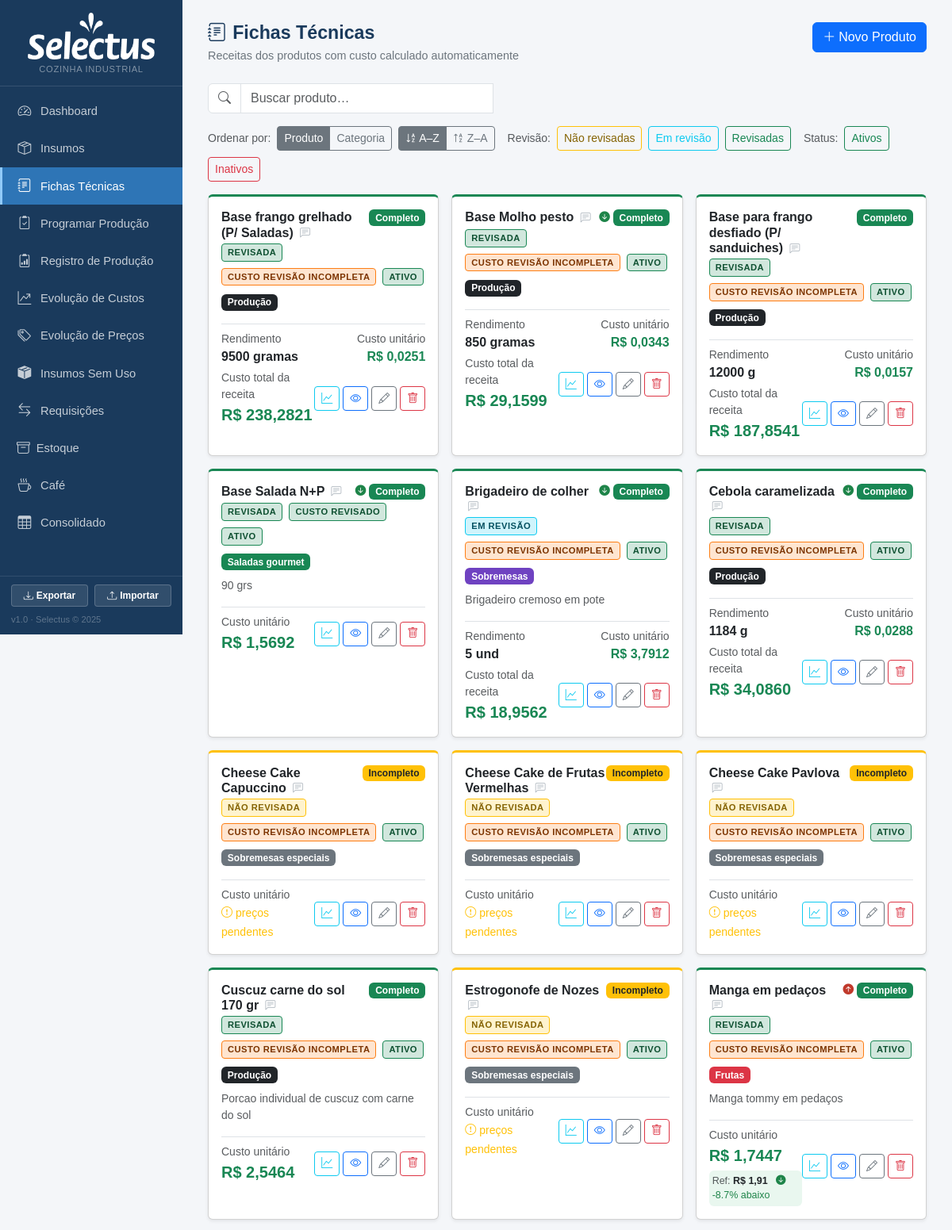
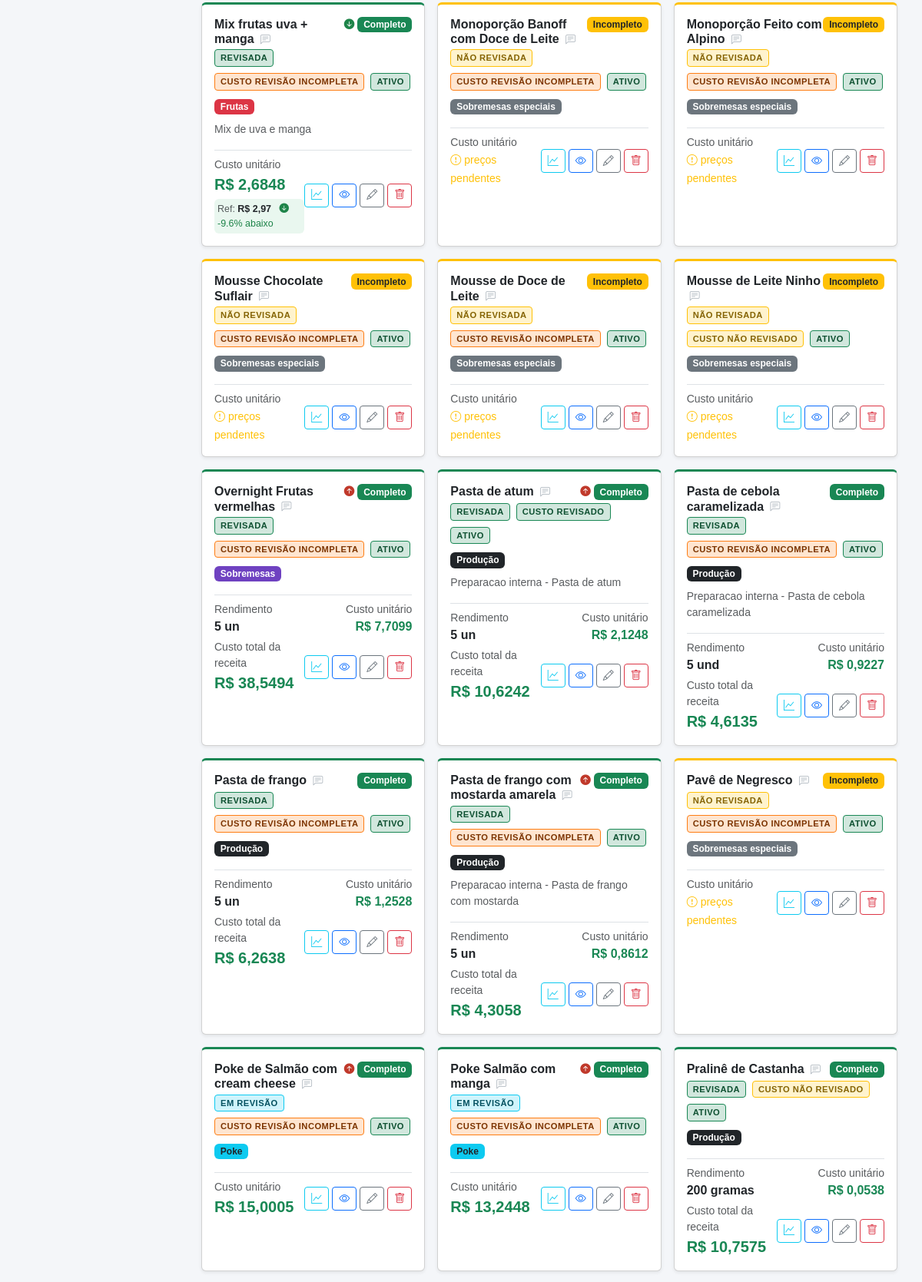
The app's page /fichas (upper part) with its own data (2 pictures, top to bottom).
### tables this page shows
CREATE TABLE produtos (
            id INTEGER PRIMARY KEY AUTOINCREMENT,
            nome TEXT NOT NULL,
            descricao TEXT,
            rendimento REAL DEFAULT 1,
            unidade_rendimento TEXT DEFAULT 'un'
        , categoria TEXT, valor_referencia REAL, status_revisao TEXT DEFAULT 'nao_revisada', status_revisao_custo TEXT DEFAULT 'nao_revisado', data_revisao TEXT, data_revisao_custo TEXT, ativo INTEGER NOT NULL DEFAULT 1, observacao TEXT);

### app.py (the view)
@app.route('/fichas')
def fichas_lista():
    db = get_db()
    prods = db.execute('SELECT * FROM produtos ORDER BY nome').fetchall()
    hist_rows = db.execute('''
        SELECT h.produto_id, h.custo_anterior, h.custo_novo, h.data_registro
        FROM historico_custo_fichas h
        WHERE h.id = (SELECT MAX(id) FROM historico_custo_fichas h2 WHERE h2.produto_id = h.produto_id)
    ''').fetchall()
    mudancas_custo = {r['produto_id']: dict(r) for r in hist_rows}
    rev_rows = db.execute('''
        SELECT ft.produto_id,
               SUM(CASE WHEN COALESCE(i.status_revisao_custo,'nao_revisado')='revisado' THEN 1 ELSE 0 END) AS revisados,
               COUNT(*) AS total
        FROM ficha_tecnica ft JOIN insumos i ON i.id = ft.insumo_id
        GROUP BY ft.produto_id
    ''').fetchall()
    custo_revisao_map = {}
    for rr in rev_rows:
        if rr['total'] == 0 or rr['revisados'] == 0:
            custo_revisao_map[rr['produto_id']] = 'nao_revisado'
        elif rr['revisados'] == rr['total']:
            custo_revisao_map[rr['produto_id']] = 'revisado'
        else:
            custo_revisao_map[rr['produto_id']] = 'incompleta'
    db.close()
    resultado = [{'p': p, **dict(zip(['custo','completo'], custo_produto(p['id'])))} for p in prods]
    for r in resultado:
        r['custo_revisao'] = custo_revisao_map.get(r['p']['id'], 'nao_revisado')
    cat_map = {nome: cls for nome, cls in CATEGORIAS}
    total_custo = sum(r['custo'] for r in resultado if r['completo'])
    n_completos = sum(1 for r in resultado if r['completo'])
    return render_template('fichas_lista.html', resultado=resultado, categorias=CATEGORIAS, cat_map=cat_map,
                           total_custo=total_custo, n_completos=n_completos, mudancas_custo=mudancas_custo)

### app.py (called while the page is built)
def _to_br(value, decimals):
    if value is None:
        return '—'
    s = f'{float(value):,.{decimals}f}'
    return s.replace(',', 'X').replace('.', ',').replace('X', '.')

@app.template_filter('brl')
def brl_filter(value, decimals=2):
    return 'R$ ' + _to_br(value, decimals)

def get_db():
    c = sqlite3.connect(DB)
    c.row_factory = sqlite3.Row
    c.execute("PRAGMA foreign_keys = ON")
    return c

def count_alertas():
    try:
        db = get_db()
        n = db.execute('''SELECT COUNT(*) FROM insumos
                          WHERE estoque_minimo > 0 AND COALESCE(estoque_atual,0) < estoque_minimo''').fetchone()[0]
        db.close()
        return n
    except:
        return 0

@app.context_processor
def inject_alertas():
    return dict(n_alertas=count_alertas())

### templates/fichas_lista.html (shortened to what this page needs)
{% extends "base.html" %}
{% block content %}
<div class="page-header d-flex justify-content-between align-items-start">
  <div>
    <h1><i class="bi bi-journal-text me-2"></i>Fichas Técnicas</h1>
    <p>Receitas dos produtos com custo calculado automaticamente</p>
  </div>
  <a href="{{ url_for('ficha_nova') }}" class="btn btn-primary">
    <i class="bi bi-plus-lg me-1"></i>Novo Produto
  </a>
</div>
{% if resultado %}
<div class="mb-3">
  <div class="input-group" style="max-width:360px">
    <span class="input-group-text bg-white"><i class="bi bi-search text-muted"></i></span>
    <input type="text" id="busca-ficha" class="form-control" placeholder="Buscar produto…" autocomplete="off">
  </div>
</div>
<div class="mb-3 d-flex gap-2 align-items-center flex-wrap">
  <span class="text-muted small">Ordenar por:</span>
  <div class="btn-group btn-group-sm">
    <button type="button" class="btn btn-outline-secondary active sort-field-btn" data-field="nome">Produto</button>
    <button type="button" class="btn btn-outline-secondary sort-field-btn" data-field="cat">Categoria</button>
  </div>
  <div class="btn-group btn-group-sm">
    <button type="button" class="btn btn-outline-secondary active sort-dir-btn" data-dir="asc">
      <i class="bi bi-sort-alpha-down"></i> A–Z
    </button>
    <button type="button" class="btn btn-outline-secondary sort-dir-btn" data-dir="desc">
      <i class="bi bi-sort-alpha-up"></i> Z–A
    </button>
  </div>
  <span class="text-muted small ms-2">Revisão:</span>
  <button type="button" class="btn btn-sm btn-outline-warning filter-rev-btn" data-rev="nao_revisada" style="color:#856404">Não revisadas</button>
  <button type="button" class="btn btn-sm btn-outline-info filter-rev-btn"    data-rev="em_revisao">Em revisão</button>
  <button type="button" class="btn btn-sm btn-outline-success filter-rev-btn" data-rev="revisada">Revisadas</button>
  <span class="text-muted small ms-2">Status:</span>
  <button type="button" class="btn btn-sm btn-outline-success filter-ativo-btn" data-ativo="ativo">Ativos</button>
  <button type="button" class="btn btn-sm btn-outline-danger  filter-ativo-btn" data-ativo="inativo">Inativos</button>
</div>
<div class="row g-3" id="fichas-grid">
  {% for r in resultado %}
  {% set mud = mudancas_custo.get(r.p.id) %}
  {% set rev = r.p.status_revisao or 'nao_revisada' %}
  {% set is_ativo = (r.p.ativo if r.p.ativo is not none else 1) %}
  <div class="col-md-6 col-lg-4 ficha-col"
       data-nome="{{ r.p.nome }}"
       data-cat="{{ r.p.categoria or '' }}"
       data-revisao="{{ rev }}"
       data-ativo="{{ 'ativo' if is_ativo else 'inativo' }}">
    <div class="card shadow-sm h-100" style="border-top: 3px solid {{ '#198754' if r.completo else '#ffc107' }}">
      <div class="card-body">
        <div class="d-flex justify-content-between align-items-start mb-1">
          <h6 class="card-title fw-bold mb-0">
            {{ r.p.nome }}
            <span class="obs-wrapper">
              <i class="bi bi-chat-left-text obs-icon {{ '' if r.p.observacao else 'obs-icon-empty' }}"
                 title="{{ 'Ver/editar observação' if r.p.observacao else 'Adicionar observação' }}"></i>
            </span>
          </h6>
          <div class="d-flex align-items-center gap-1">
            {% if mud and mud.custo_anterior is not none %}
              {% if mud.custo_novo > mud.custo_anterior %}
                <span class="custo-subiu" title="Custo subiu de {{ mud.custo_anterior|brl(4) }} para {{ mud.custo_novo|brl(4) }}">
                  <i class="bi bi-arrow-up-circle-fill"></i>
                </span>
              {% elif mud.custo_novo < mud.custo_anterior %}
                <span class="custo-caiu" title="Custo caiu de {{ mud.custo_anterior|brl(4) }} para {{ mud.custo_novo|brl(4) }}">
                  <i class="bi bi-arrow-down-circle-fill"></i>
                </span>
              {% endif %}
            {% endif %}
            <span class="badge {{ 'bg-success' if r.completo else 'bg-warning text-dark' }}">
              {{ 'Completo' if r.completo else 'Incompleto' }}
            </span>
          </div>
        </div>
        <div class="mb-2 d-flex gap-2 flex-wrap">
          <span class="selo-revisao selo-{{ rev }} selo-btn" style="cursor:pointer"
                data-id="{{ r.p.id }}" data-status="{{ rev }}"
                title="Clique para alterar status de revisão{% if r.p.data_revisao %} · Revisada em {{ r.p.data_revisao[:10] }}{% endif %}">
            {{ {'nao_revisada':'NÃO REVISADA','em_revisao':'EM REVISÃO','revisada':'REVISADA'}[rev] }}
          </span>
          {% set custo_label = {'nao_revisado':'CUSTO NÃO REVISADO','incompleta':'CUSTO REVISÃO INCOMPLETA','revisado':'CUSTO REVISADO'} %}
          <span class="selo-revisao selo-custo-{{ r.custo_revisao }}"
                title="{{ {'nao_revisado':'Nenhum insumo desta ficha foi revisado','incompleta':'Alguns insumos ainda não foram revisados','revisado':'Todos os insumos foram revisados'}[r.custo_revisao] }}">
            {{ custo_label[r.custo_revisao] }}
          </span>
          <span class="selo-revisao selo-ativo-btn {{ 'selo-ativo' if is_ativo else 'selo-inativo' }}"
                style="cursor:pointer" data-id="{{ r.p.id }}"
                title="Clique para {{ 'inativar' if is_ativo else 'ativar' }} esta ficha">
            {{ 'ATIVO' if is_ativo else 'INATIVO' }}
          </span>
        </div>
        <div class="mb-2 cat-badge-wrap" data-id="{{ r.p.id }}" data-cat="{{ r.p.categoria or '' }}">
          {% if r.p.categoria %}
          <span class="badge {{ cat_map.get(r.p.categoria, 'bg-secondary') }} cat-badge" style="cursor:pointer" title="Clique para mudar categoria">{{ r.p.categoria }}</span>
          {% else %}
          <span class="badge bg-light text-secondary border cat-badge" style="cursor:pointer;font-size:.7rem" title="Clique para definir categoria"><i class="bi bi-tag me-1"></i>Sem categoria</span>
          {% endif %}
        </div>
        {% if r.p.descricao %}<p class="text-muted small mb-2">{{ r.p.descricao }}</p>{% endif %}
        <div class="mt-3 pt-2 border-top">
          {% if r.completo and r.p.rendimento and r.p.rendimento > 1 %}
          <div class="d-flex justify-content-between align-items-center mb-1">
            <div>
              <div class="text-muted small">Rendimento</div>
              <span class="fw-semibold">{{ r.p.rendimento|int if r.p.rendimento == r.p.rendimento|int else r.p.rendimento }} {{ r.p.unidade_rendimento }}</span>
            </div>
            <div class="text-end">
              <div class="text-muted small">Custo unitário</div>
              <strong class="text-success">{{ (r.custo / r.p.rendimento)|brl(4) }}</strong>
            </div>
          </div>
          {% endif %}
          <div class="d-flex justify-content-between align-items-center">
            <div>
              {% if r.completo %}
                {% if r.p.rendimento and r.p.rendimento > 1 %}
                <div class="text-muted small">Custo total da receita</div>
                {% else %}
                <div class="text-muted small">Custo unitário</div>
                {% endif %}
                <strong class="text-success fs-5">{{ r.custo|brl(4) }}</strong>
                {% if r.p.valor_referencia is not none %}
                  {% set vref = r.p.valor_referencia %}
                  {% set custo_base = (r.custo / r.p.rendimento) if r.p.rendimento and r.p.rendimento > 1 else r.custo %}
                  {% set diff = custo_base - vref %}
                  {% set pct  = (diff / vref * 100) if vref else 0 %}
                  <div class="mt-1 p-1 rounded" style="background:{{ '#fdecea' if diff > 0 else '#e9f7ef' }};font-size:.78rem">
                    <span class="text-muted">Ref:</span>
                    <span class="fw-semibold">{{ vref|brl(2) }}</span>
                    {% if diff > 0 %}
                      <span style="color:#c0392b"><i class="bi bi-arrow-up-circle-fill"></i> +{{ pct|round(1) }}% acima</span>
                    {% elif diff < 0 %}
                      <span style="color:#1e8449"><i class="bi bi-arrow-down-circle-fill"></i> {{ pct|round(1) }}% abaixo</span>
                    {% else %}
                      <span class="text-muted">= igual</span>
                    {% endif %}
                  </div>
                {% endif %}
              {% else %}
                <div class="text-muted small">Custo unitário</div>
                <span class="text-warning small"><i class="bi bi-exclamation-circle me-1"></i>preços pendentes</span>
              {% endif %}
            </div>
            <div class="d-flex gap-1">
              <button class="btn btn-sm btn-outline-info" title="Histórico de custo"
                      onclick="verHistoricoCusto({{ r.p.id }}, '{{ r.p.nome|e }}')">
                <i class="bi bi-graph-up"></i>
              </button>
              <a href="{{ url_for('ficha_ver', id=r.p.id) }}" class="btn btn-sm btn-outline-primary" title="Ver ficha">
                <i class="bi bi-eye"></i>
              </a>
              <a href="{{ url_for('ficha_editar', id=r.p.id) }}" class="btn btn-sm btn-outline-secondary" title="Editar">
                <i class="bi bi-pencil"></i>
              </a>
              <form method="post" action="{{ url_for('ficha_excluir', id=r.p.id) }}" class="d-inline"
                    onsubmit="return confirm('Excluir {{ r.p.nome }}?')">
                <button class="btn btn-sm btn-outline-danger" title="Excluir"><i class="bi bi-trash"></i></button>
              </form>
            </div>
          </div>
        </div>
      </div>
    </div>
  </div>
  {% endfor %}
</div>
{% else %}
<div class="text-center py-5 text-muted">
  <i class="bi bi-journal-plus" style="font-size:3rem"></i>
  <p class="mt-3">Nenhuma ficha técnica cadastrada.</p>
  <a href="{{ url_for('ficha_nova') }}" class="btn btn-primary">Criar primeiro produto</a>
</div>
{% endif %}
{% endblock %}

### templates/base.html (style rules this page uses)
:root { --sidebar-bg: #1a3a5c; --sidebar-hover: #264f7a; --sidebar-active: #2e75b6; --accent: #2e75b6; }
body { background: #f4f6f9; font-family: Arial, sans-serif; }
.page-header { margin-bottom: 24px; }
.page-header h1 { font-size: 1.45rem; font-weight: 700; color: #1a3a5c; margin: 0; }
.page-header p { color: #6c757d; margin: 4px 0 0; font-size: .9rem; }
.bg-purple { background-color: #6f42c1 !important; color: #fff; }

### templates/fichas_lista.html (style rules this page uses)
.custo-subiu { color: #c0392b; font-size:.85rem; }
.custo-caiu { color: #1e8449; font-size:.85rem; }
.selo-revisao { font-size:.7rem; font-weight:700; letter-spacing:.04em; padding:2px 7px; border-radius:4px; display:inline-block; }
.selo-nao_revisada { background:#fff3cd; color:#856404; border:1px solid #ffc107; }
.selo-em_revisao { background:#cff4fc; color:#055160; border:1px solid #0dcaf0; }
.selo-revisada { background:#d1e7dd; color:#0f5132; border:1px solid #198754; }
.selo-custo-nao_revisado { background:#fff3cd; color:#856404; border:1px solid #ffc107; }
.selo-custo-incompleta { background:#ffe5d0; color:#7c3400; border:1px solid #fd7e14; }
.selo-custo-revisado { background:#d1e7dd; color:#0f5132; border:1px solid #198754; }
.selo-ativo { background:#d1e7dd; color:#0f5132; border:1px solid #198754; }
.obs-wrapper { position:relative; display:inline-block; }
.obs-icon { font-size:.8rem; color:#6366f1; cursor:pointer; vertical-align:middle; margin-left:4px; }
.obs-icon-empty { color:#adb5bd; }

### records on screen
produtos: p.nome "Base Molho pesto", ativo 1 (drawn), status_revisao "REVISADA", p.categoria "Produção", p.rendimento "850", p.unidade_rendimento "gramas", (r.custo/r.p.rendimento)|brl(4) "R$ 0,0343"
produtos: p.nome "Base Salada N+P", ativo 1 (drawn), status_revisao "REVISADA", p.categoria "Saladas gourmet", p.descricao "90 grs"
produtos: p.nome "Base frango grelhado (P/ Saladas)", ativo 1 (drawn), status_revisao "REVISADA", p.categoria "Produção", p.rendimento "9500", p.unidade_rendimento "gramas", (r.custo/r.p.rendimento)|brl(4) "R$ 0,0251"
produtos: p.nome "Base para frango desfiado (P/ sanduiches)", ativo 1 (drawn), status_revisao "REVISADA", p.categoria "Produção", p.rendimento "12000", p.unidade_rendimento "g", (r.custo/r.p.rendimento)|brl(4) "R$ 0,0157"
produtos: p.nome "Brigadeiro de colher", ativo 1 (drawn), status_revisao "EM REVISÃO", p.categoria "Sobremesas", p.descricao "Brigadeiro cremoso em pote", p.rendimento "5", p.unidade_rendimento "und", (r.custo/r.p.rendimento)|brl(4) "R$ 3,7912"
produtos: p.nome "Cebola caramelizada", ativo 1 (drawn), status_revisao "REVISADA", p.categoria "Produção", p.rendimento "1184", p.unidade_rendimento "g", (r.custo/r.p.rendimento)|brl(4) "R$ 0,0288"
produtos: p.nome "Cheese Cake Capuccino", ativo 1 (drawn), status_revisao "NÃO REVISADA", p.categoria "Sobremesas especiais"
produtos: p.nome "Cheese Cake Pavlova", ativo 1 (drawn), status_revisao "NÃO REVISADA", p.categoria "Sobremesas especiais"
produtos: p.nome "Cheese Cake de Frutas Vermelhas", ativo 1 (drawn), status_revisao "NÃO REVISADA", p.categoria "Sobremesas especiais"
produtos: p.nome "Cuscuz carne do sol 170 gr", ativo 1 (drawn), status_revisao "REVISADA", p.categoria "Produção", p.descricao "Porcao individual de cuscuz com carne do sol"
produtos: p.nome "Estrogonofe de Nozes", ativo 1 (drawn), status_revisao "NÃO REVISADA", p.categoria "Sobremesas especiais"
produtos: p.nome "Manga em pedaços", ativo 1 (drawn), status_revisao "REVISADA", p.categoria "Frutas", p.descricao "Manga tommy em pedaços", resultado "R$ 1,91"
produtos: p.nome "Mix frutas uva + manga", ativo 1 (drawn), status_revisao "REVISADA", p.categoria "Frutas", p.descricao "Mix de uva e manga", resultado "R$ 2,97"
produtos: p.nome "Monoporção Banoff com Doce de Leite", ativo 1 (drawn), status_revisao "NÃO REVISADA", p.categoria "Sobremesas especiais"
produtos: p.nome "Monoporção Feito com Alpino", ativo 1 (drawn), status_revisao "NÃO REVISADA", p.categoria "Sobremesas especiais"
produtos: p.nome "Mousse Chocolate Suflair", ativo 1 (drawn), status_revisao "NÃO REVISADA", p.categoria "Sobremesas especiais"
produtos: p.nome "Mousse de Doce de Leite", ativo 1 (drawn), status_revisao "NÃO REVISADA", p.categoria "Sobremesas especiais"
produtos: p.nome "Mousse de Leite Ninho", ativo 1 (drawn), status_revisao "NÃO REVISADA", p.categoria "Sobremesas especiais"
produtos: p.nome "Overnight Frutas vermelhas", ativo 1 (drawn), status_revisao "REVISADA", p.categoria "Sobremesas", p.rendimento "5", p.unidade_rendimento "un", (r.custo/r.p.rendimento)|brl(4) "R$ 7,7099"
produtos: p.nome "Pasta de atum", ativo 1 (drawn), status_revisao "REVISADA", p.categoria "Produção", p.descricao "Preparacao interna - Pasta de atum", p.rendimento "5", p.unidade_rendimento "un", (r.custo/r.p.rendimento)|brl(4) "R$ 2,1248"
produtos: p.nome "Pasta de cebola caramelizada", ativo 1 (drawn), status_revisao "REVISADA", p.categoria "Produção", p.descricao "Preparacao interna - Pasta de cebola caramelizada", p.rendimento "5", p.unidade_rendimento "und", (r.custo/r.p.rendimento)|brl(4) "R$ 0,9227"
produtos: p.nome "Pasta de frango", ativo 1 (drawn), status_revisao "REVISADA", p.categoria "Produção", p.rendimento "5", p.unidade_rendimento "un", (r.custo/r.p.rendimento)|brl(4) "R$ 1,2528"
produtos: p.nome "Pasta de frango com mostarda amarela", ativo 1 (drawn), status_revisao "REVISADA", p.categoria "Produção", p.descricao "Preparacao interna - Pasta de frango com mostarda", p.rendimento "5", p.unidade_rendimento "un", (r.custo/r.p.rendimento)|brl(4) "R$ 0,8612"
produtos: p.nome "Pavê de Negresco", ativo 1 (drawn), status_revisao "NÃO REVISADA", p.categoria "Sobremesas especiais"
produtos: p.nome "Poke Salmão com manga", ativo 1 (drawn), status_revisao "EM REVISÃO", p.categoria "Poke"
produtos: p.nome "Poke de Salmão com cream cheese", ativo 1 (drawn), status_revisao "EM REVISÃO", p.categoria "Poke"
produtos: p.nome "Pralinê de Castanha", ativo 1 (drawn), status_revisao "REVISADA", p.categoria "Produção", p.rendimento "200", p.unidade_rendimento "gramas", (r.custo/r.p.rendimento)|brl(4) "R$ 0,0538"

### other values on screen
{{ 'Completo' if r.completo else 'Incompleto' }} "Completo" "Completo" "Completo" "Completo" "Completo" "Completo" "Incompleto" "Incompleto" "Incompleto" "Completo" "Incompleto" "Completo" "Completo" "Incompleto" "Incompleto" "Incompleto" "Incompleto" "Incompleto" "Completo" "Completo" "Completo" "Completo" "Completo" "Incompleto" "Completo" "Completo" "Completo"
{{ custo_label[r.custo_revisao] }} "CUSTO REVISÃO INCOMPLETA" "CUSTO REVISADO" "CUSTO REVISÃO INCOMPLETA" "CUSTO REVISÃO INCOMPLETA" "CUSTO REVISÃO INCOMPLETA" "CUSTO REVISÃO INCOMPLETA" "CUSTO REVISÃO INCOMPLETA" "CUSTO REVISÃO INCOMPLETA" "CUSTO REVISÃO INCOMPLETA" "CUSTO REVISÃO INCOMPLETA" "CUSTO REVISÃO INCOMPLETA" "CUSTO REVISÃO INCOMPLETA" "CUSTO REVISÃO INCOMPLETA" "CUSTO REVISÃO INCOMPLETA" "CUSTO REVISÃO INCOMPLETA" "CUSTO REVISÃO INCOMPLETA" "CUSTO REVISÃO INCOMPLETA" "CUSTO NÃO REVISADO" "CUSTO REVISÃO INCOMPLETA" "CUSTO REVISADO" "CUSTO REVISÃO INCOMPLETA" "CUSTO REVISÃO INCOMPLETA" "CUSTO REVISÃO INCOMPLETA" "CUSTO REVISÃO INCOMPLETA" "CUSTO REVISÃO INCOMPLETA" "CUSTO REVISÃO INCOMPLETA" "CUSTO NÃO REVISADO"
{{ 'ATIVO' if is_ativo else 'INATIVO' }} "ATIVO" "ATIVO" "ATIVO" "ATIVO" "ATIVO" "ATIVO" "ATIVO" "ATIVO" "ATIVO" "ATIVO" "ATIVO" "ATIVO" "ATIVO" "ATIVO" "ATIVO" "ATIVO" "ATIVO" "ATIVO" "ATIVO" "ATIVO" "ATIVO" "ATIVO" "ATIVO" "ATIVO" "ATIVO" "ATIVO" "ATIVO"
{{ r.custo|brl(4) }} "R$ 29,1599" "R$ 1,5692" "R$ 238,2821" "R$ 187,8541" "R$ 18,9562" "R$ 34,0860" "R$ 2,5464" "R$ 1,7447" "R$ 2,6848" "R$ 38,5494" "R$ 10,6242" "R$ 4,6135" "R$ 6,2638" "R$ 4,3058" "R$ 13,2448" "R$ 15,0005" "R$ 10,7575"
{{ pct|round(1) }} "-8.7" "-9.6"
